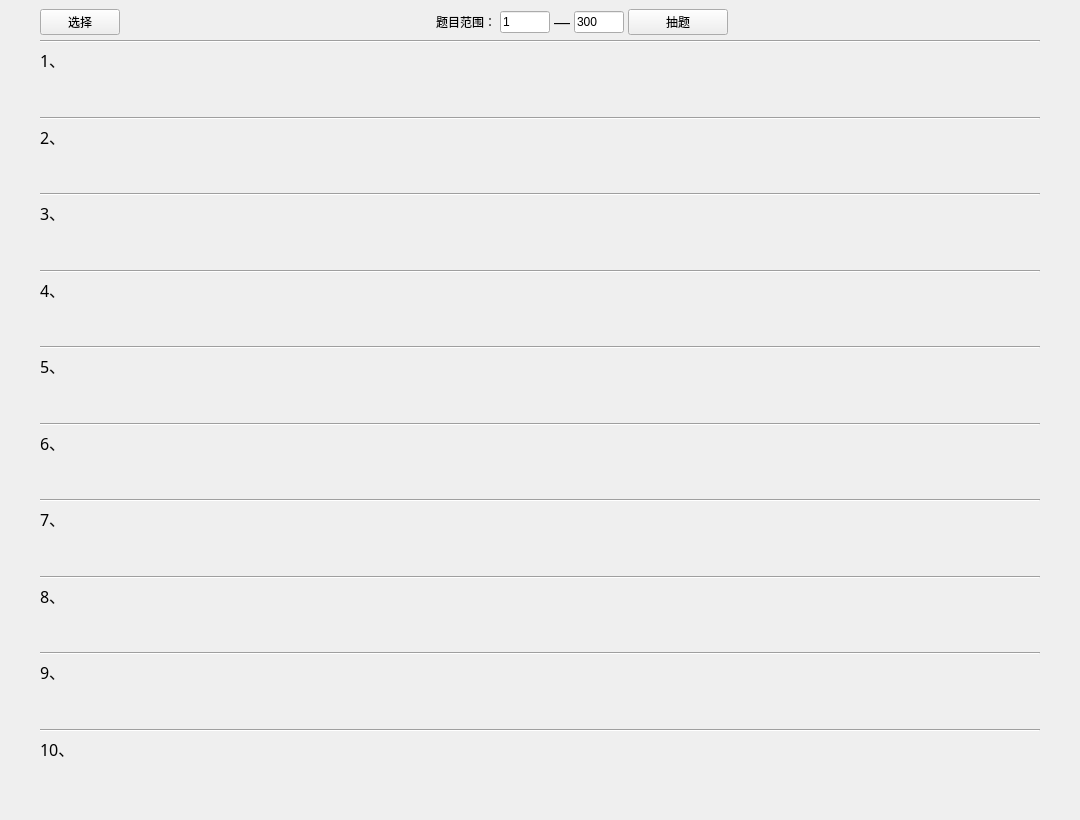
<?xml version="1.0" encoding="UTF-8"?>
<ui version="4.0">
 <class>MainWindow</class>
 <widget class="QMainWindow" name="MainWindow">
  <property name="geometry">
   <rect>
    <x>0</x>
    <y>0</y>
    <width>1080</width>
    <height>820</height>
   </rect>
  </property>
  <property name="windowTitle">
   <string>MainWindow</string>
  </property>
  <widget class="QWidget" name="centralwidget">
   <layout class="QVBoxLayout" name="MainLayout">
    <property name="spacing">
     <number>5</number>
    </property>
    <property name="leftMargin">
     <number>40</number>
    </property>
    <property name="rightMargin">
     <number>40</number>
    </property>
    <property name="bottomMargin">
     <number>20</number>
    </property>
    <item>
     <layout class="QHBoxLayout" name="MenuLayout">
      <property name="spacing">
       <number>4</number>
      </property>
      <property name="sizeConstraint">
       <enum>QLayout::SetMinimumSize</enum>
      </property>
      <item>
       <widget class="QPushButton" name="Select">
        <property name="text">
         <string>选择</string>
        </property>
       </widget>
      </item>
      <item>
       <spacer name="horizontalSpacer_2">
        <property name="orientation">
         <enum>Qt::Horizontal</enum>
        </property>
        <property name="sizeHint" stdset="0">
         <size>
          <width>98</width>
          <height>20</height>
         </size>
        </property>
       </spacer>
      </item>
      <item>
       <widget class="QLabel" name="label1">
        <property name="text">
         <string>题目范围：</string>
        </property>
       </widget>
      </item>
      <item>
       <widget class="QLineEdit" name="MinSelect">
        <property name="maximumSize">
         <size>
          <width>50</width>
          <height>16777215</height>
         </size>
        </property>
        <property name="text">
         <string>1</string>
        </property>
       </widget>
      </item>
      <item>
       <widget class="QLabel" name="label2">
        <property name="font">
         <font>
          <family>Arial</family>
          <pointsize>12</pointsize>
         </font>
        </property>
        <property name="text">
         <string>—</string>
        </property>
        <property name="alignment">
         <set>Qt::AlignCenter</set>
        </property>
       </widget>
      </item>
      <item>
       <widget class="QLineEdit" name="MaxSelect">
        <property name="maximumSize">
         <size>
          <width>50</width>
          <height>16777215</height>
         </size>
        </property>
        <property name="text">
         <string>300</string>
        </property>
       </widget>
      </item>
      <item>
       <widget class="QPushButton" name="Button">
        <property name="minimumSize">
         <size>
          <width>100</width>
          <height>0</height>
         </size>
        </property>
        <property name="text">
         <string>抽题</string>
        </property>
       </widget>
      </item>
      <item>
       <spacer name="horizontalSpacer_3">
        <property name="orientation">
         <enum>Qt::Horizontal</enum>
        </property>
        <property name="sizeHint" stdset="0">
         <size>
          <width>148</width>
          <height>20</height>
         </size>
        </property>
       </spacer>
      </item>
     </layout>
    </item>
    <item>
     <widget class="Line" name="line">
      <property name="orientation">
       <enum>Qt::Horizontal</enum>
      </property>
     </widget>
    </item>
    <item>
     <layout class="QVBoxLayout" name="BankLayout">
      <item>
       <widget class="QLabel" name="label_0">
        <property name="font">
         <font>
          <family>微软雅黑</family>
          <pointsize>12</pointsize>
         </font>
        </property>
        <property name="text">
         <string>1、</string>
        </property>
        <property name="alignment">
         <set>Qt::AlignLeading|Qt::AlignLeft|Qt::AlignTop</set>
        </property>
        <property name="wordWrap">
         <bool>true</bool>
        </property>
       </widget>
      </item>
      <item>
       <widget class="Line" name="line_1">
        <property name="orientation">
         <enum>Qt::Horizontal</enum>
        </property>
       </widget>
      </item>
      <item>
       <widget class="QLabel" name="label_1">
        <property name="font">
         <font>
          <family>微软雅黑</family>
          <pointsize>12</pointsize>
         </font>
        </property>
        <property name="text">
         <string>2、</string>
        </property>
        <property name="alignment">
         <set>Qt::AlignLeading|Qt::AlignLeft|Qt::AlignTop</set>
        </property>
        <property name="wordWrap">
         <bool>true</bool>
        </property>
       </widget>
      </item>
      <item>
       <widget class="Line" name="line_2">
        <property name="orientation">
         <enum>Qt::Horizontal</enum>
        </property>
       </widget>
      </item>
      <item>
       <widget class="QLabel" name="label_2">
        <property name="font">
         <font>
          <family>微软雅黑</family>
          <pointsize>12</pointsize>
         </font>
        </property>
        <property name="text">
         <string>3、</string>
        </property>
        <property name="alignment">
         <set>Qt::AlignLeading|Qt::AlignLeft|Qt::AlignTop</set>
        </property>
        <property name="wordWrap">
         <bool>true</bool>
        </property>
       </widget>
      </item>
      <item>
       <widget class="Line" name="line_3">
        <property name="orientation">
         <enum>Qt::Horizontal</enum>
        </property>
       </widget>
      </item>
      <item>
       <widget class="QLabel" name="label_3">
        <property name="font">
         <font>
          <family>微软雅黑</family>
          <pointsize>12</pointsize>
         </font>
        </property>
        <property name="text">
         <string>4、</string>
        </property>
        <property name="alignment">
         <set>Qt::AlignLeading|Qt::AlignLeft|Qt::AlignTop</set>
        </property>
        <property name="wordWrap">
         <bool>true</bool>
        </property>
       </widget>
      </item>
      <item>
       <widget class="Line" name="line_4">
        <property name="orientation">
         <enum>Qt::Horizontal</enum>
        </property>
       </widget>
      </item>
      <item>
       <widget class="QLabel" name="label_4">
        <property name="font">
         <font>
          <family>微软雅黑</family>
          <pointsize>12</pointsize>
         </font>
        </property>
        <property name="text">
         <string>5、</string>
        </property>
        <property name="alignment">
         <set>Qt::AlignLeading|Qt::AlignLeft|Qt::AlignTop</set>
        </property>
        <property name="wordWrap">
         <bool>true</bool>
        </property>
       </widget>
      </item>
      <item>
       <widget class="Line" name="line_5">
        <property name="orientation">
         <enum>Qt::Horizontal</enum>
        </property>
       </widget>
      </item>
      <item>
       <widget class="QLabel" name="label_5">
        <property name="font">
         <font>
          <family>微软雅黑</family>
          <pointsize>12</pointsize>
         </font>
        </property>
        <property name="text">
         <string>6、</string>
        </property>
        <property name="alignment">
         <set>Qt::AlignLeading|Qt::AlignLeft|Qt::AlignTop</set>
        </property>
        <property name="wordWrap">
         <bool>true</bool>
        </property>
       </widget>
      </item>
      <item>
       <widget class="Line" name="line_6">
        <property name="orientation">
         <enum>Qt::Horizontal</enum>
        </property>
       </widget>
      </item>
      <item>
       <widget class="QLabel" name="label_6">
        <property name="font">
         <font>
          <family>微软雅黑</family>
          <pointsize>12</pointsize>
         </font>
        </property>
        <property name="text">
         <string>7、</string>
        </property>
        <property name="alignment">
         <set>Qt::AlignLeading|Qt::AlignLeft|Qt::AlignTop</set>
        </property>
        <property name="wordWrap">
         <bool>true</bool>
        </property>
       </widget>
      </item>
      <item>
       <widget class="Line" name="line_7">
        <property name="orientation">
         <enum>Qt::Horizontal</enum>
        </property>
       </widget>
      </item>
      <item>
       <widget class="QLabel" name="label_7">
        <property name="font">
         <font>
          <family>微软雅黑</family>
          <pointsize>12</pointsize>
         </font>
        </property>
        <property name="text">
         <string>8、</string>
        </property>
        <property name="alignment">
         <set>Qt::AlignLeading|Qt::AlignLeft|Qt::AlignTop</set>
        </property>
        <property name="wordWrap">
         <bool>true</bool>
        </property>
       </widget>
      </item>
      <item>
       <widget class="Line" name="line_8">
        <property name="orientation">
         <enum>Qt::Horizontal</enum>
        </property>
       </widget>
      </item>
      <item>
       <widget class="QLabel" name="label_8">
        <property name="font">
         <font>
          <family>微软雅黑</family>
          <pointsize>12</pointsize>
         </font>
        </property>
        <property name="text">
         <string>9、</string>
        </property>
        <property name="alignment">
         <set>Qt::AlignLeading|Qt::AlignLeft|Qt::AlignTop</set>
        </property>
        <property name="wordWrap">
         <bool>true</bool>
        </property>
       </widget>
      </item>
      <item>
       <widget class="Line" name="line_9">
        <property name="orientation">
         <enum>Qt::Horizontal</enum>
        </property>
       </widget>
      </item>
      <item>
       <widget class="QLabel" name="label_9">
        <property name="font">
         <font>
          <family>微软雅黑</family>
          <pointsize>12</pointsize>
         </font>
        </property>
        <property name="text">
         <string>10、</string>
        </property>
        <property name="alignment">
         <set>Qt::AlignLeading|Qt::AlignLeft|Qt::AlignTop</set>
        </property>
        <property name="wordWrap">
         <bool>true</bool>
        </property>
       </widget>
      </item>
     </layout>
    </item>
   </layout>
  </widget>
 </widget>
 <tabstops>
  <tabstop>MinSelect</tabstop>
  <tabstop>MaxSelect</tabstop>
  <tabstop>Button</tabstop>
  <tabstop>Select</tabstop>
 </tabstops>
 <resources/>
 <connections/>
</ui>
